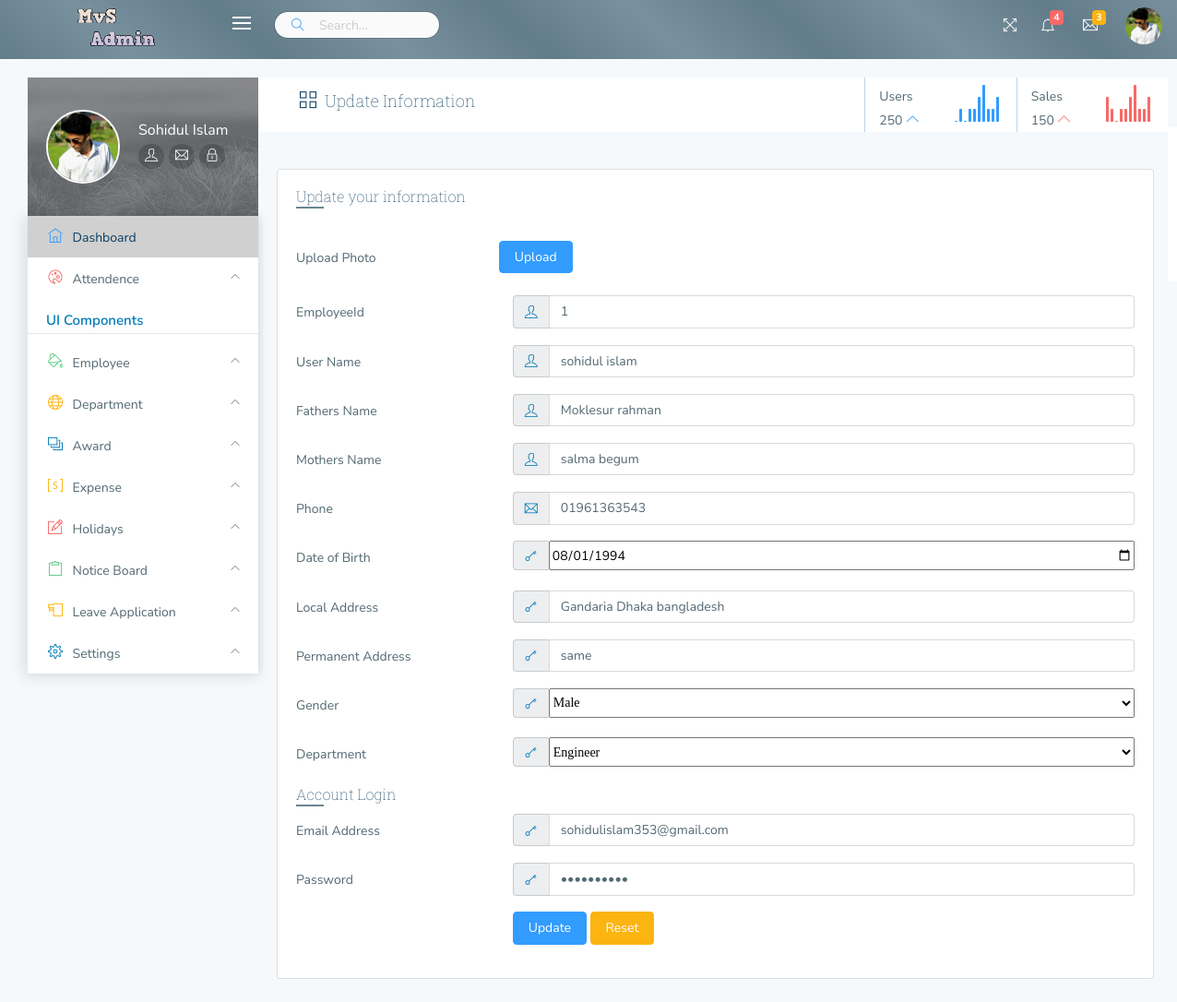
The page /edit.php?id=1 (signed in) on the database its author committed.
### tables this page shows
CREATE TABLE `employee` (
  `employeeid` int(11) NOT NULL,
  `username` varchar(100) NOT NULL,
  `fathersname` varchar(100) NOT NULL,
  `mothersname` varchar(100) NOT NULL,
  `phone` varchar(110) NOT NULL,
  `dob` date NOT NULL,
  `City` varchar(100) NOT NULL,
  `localaddress` varchar(100) NOT NULL,
  `permanentaddress` varchar(100) NOT NULL,
  `gender` varchar(100) NOT NULL,
  `department` varchar(111) NOT NULL,
  `email` varchar(100) NOT NULL,
  `password` varchar(100) NOT NULL,
  `active` int(3) NOT NULL DEFAULT '1',
  `image` varchar(255) NOT NULL,
  `gift` varchar(100) NOT NULL,
  `month` date NOT NULL,
  `facebook` varchar(100) NOT NULL,
  `accountholder` varchar(150) NOT NULL,
  `accountnumber` int(11) NOT NULL,
  `bankname` varchar(100) NOT NULL,
  `pannumber` int(11) NOT NULL,
  `ifsc` varchar(100) NOT NULL
);

### edit.php (the view, shortened to what this page needs)
<?php
include('common/db.php');
    $id=$_GET['id'];
    $query= "SELECT * FROM employee WHERE employeeid = $id";
    $result= mysqli_query($connect, $query);
    $row= mysqli_fetch_object($result);
?>
<!DOCTYPE html>
<html lang="en">
<head>
    <link type="text/css" rel="stylesheet" href="css/A.app.css%2bcustom.css%2bpages%2c%2c_light_sidebar.css%2cMcc.lp_uw3dA9e.css.pagespeed.cf.-QxG9heMNB.css"/>
</head>
<body>
<?php include('common/header.php'); ?>
<?php include('common/navbar.php'); ?>
<div class="right-aside view-port-height">
<div class="content-header container-fluid bg-white">
    <div class="row">
        <div class="col-sm-4">
            <h4><i class='ti-view-grid'> </i> Update Information </h4>
        </div>
        <div class="col-6 col-sm-4 offset-md-2 col-md-3 offset-xl-4 col-xl-2 header_left_xs_up pt-2">
            <div class="row">
                <div class="col-6">
                    <span>Users</span><br/>
                    <span>250 <i class="ti-angle-up text-primary"> </i></span>
                </div>
                <div class="col-6">
                    <div class="sparkline_users"></div>
                </div>
            </div>
        </div>
        <div class="col-6 col-sm-4 col-md-3 col-xl-2 header_left pt-2">
            <div class="row">
                <div class="col-6">
                    <span>Sales</span><br/>
                    <span>150 <i class="ti-angle-up text-danger"> </i></span>
                </div>
                <div class="col-6">
                    <div class="sparkline_sales"></div>
                </div>
            </div>
        </div>
    </div>
</div>
<div class="content">
<form action="update.php" method="post" >
        <div class="row">
            <div class="col-lg-12">
                <div class="card">
                    <div class="card-block">
                        <h5 class="heading">Update your information</h5>
                        <div class="m-t-35">
                        <div class="form-group row">
                                <label for="first_name3" class="col-form-label col-sm-3">
                                    Upload Photo
                                </label>
                                     <label class="btn-bs-file btn  btn-primary">
                                        Upload
                                      </label>
                            </div>
                            <div class="form-group row">
                                <label for="first_name3" class="col-form-label col-sm-3">
                                     EmployeeId
                                </label>
                                <div class="col-sm-9">
                                    <div class="input-group">
                                                <span class="input-group-addon">
                                                            <i class="ti-user text-info"></i>
                                                        </span>
                                        <input type="text" class="form-control " id="" name="employeeid"  value="<?php echo $row->employeeid;?>" >
                                    </div>
                                </div>
                            </div>
                            <div class="form-group row">
                                <label for="first_name3" class="col-form-label col-sm-3">
                                    User Name
                                </label>
                                <div class="col-sm-9">
                                    <div class="input-group">
                                                <span class="input-group-addon">
                                                            <i class="ti-user text-info"></i>
                                                        </span>
                                        <input type="text" class="form-control " id="first_name3" name="username" value="<?php echo $row->username;?>">
                                    </div>
                                </div>
                            </div>
                             <div class="form-group row">
                                <label for="first_name3" class="col-form-label col-sm-3">
                                    Fathers Name
                                </label>
                                <div class="col-sm-9">
                                    <div class="input-group">
                                                <span class="input-group-addon">
                                                            <i class="ti-user text-info"></i>
                                                        </span>
                                        <input type="text" class="form-control " id="first_name3" name="fathersname" value="<?php echo $row->fathersname;?>">
                                    </div>
                                </div>
                            </div>
                             <div class="form-group row">
                                <label for="first_name3" class="col-form-label col-sm-3">
                                    Mothers Name
                                </label>
                                <div class="col-sm-9">
                                    <div class="input-group">
                                                <span class="input-group-addon">
                                                            <i class="ti-user text-info"></i>
                                                        </span>
                                        <input type="text" class="form-control " id="first_name3" name="mothersname" value="<?php echo $row->mothersname;?>">
                                    </div>
                                </div>
                            </div>
                            <div class="form-group row">
                                <label for="email3" class="col-form-label col-sm-3">
                                    Phone
                                </label>
                                <div class="col-sm-9">
                                    <div class="input-group">
                                                <span class="input-group-addon">
                                                            <i class="ti-email text-info"></i>
                                                        </span>
                                        <input type="text" class="form-control " id="phone" name="phone" value="<?php echo $row->phone;?>">
                                    </div>
                                </div>
                            </div>
                             <div class="form-group row">
                                <label for="password3" class="col-form-label col-sm-3">
                                    Date of Birth
                                </label>
                                <div class="col-sm-9">
                                    <div class="input-group">
                                                <span class="input-group-addon">
                                                            <i class="ti-key text-info"></i>
                                                        </span>
                                        <input type="date" style= "width: 100%; "  id="dob" name="dob" value="<?php echo $row->dob;?>" >
                                    </div>
                                </div>
                            </div>
                            <div class="form-group row">
                                <label for="password3" class="col-form-label col-sm-3">
                                    Local Address
                                </label>
                                <div class="col-sm-9">
                                    <div class="input-group">
                                                <span class="input-group-addon">
                                                            <i class="ti-key text-info"></i>
                                                        </span>
                                        <input type="text" class="form-control " id="localaddress" name="localaddress" value="<?php echo $row->localaddress;?>">
                                    </div>
                                </div>
                            </div>
                            <div class="form-group row">
                                <label for="con_password3" class="col-form-label col-sm-3">
                                   Permanent Address
                                </label>
                                <div class="col-sm-9">
                                    <div class="input-group">
                                                <span class="input-group-addon">
                                                            <i class="ti-key text-info"></i>
                                                        </span>
                                        <input type="text" class="form-control " id="con_password3" name="permanentaddress" value="<?php echo $row->permanentaddress;?>">
                                    </div>
                                </div>
                            </div>
                            <div class="form-group row">
                                <label for="con_password3" class="col-form-label col-sm-3">
                                   Gender
                                </label>
                                <div class="col-sm-9">
                                    <div class="input-group">
                                                <span class="input-group-addon">
                                                            <i class="ti-key text-info"></i>
                                                        </span>
                                        <select name="gender" value="<?php echo $row->gender;?>" class="selectpicker"  style="width: 100%; font-family: cursive;">
                                            <option value="1">Male</option>
                                        </select>
                                    </div>
                                </div>
                            </div>
                            <div class="form-group row">
                                <label for="con_password3" class="col-form-label col-sm-3">
                                   Department
                                </label>
                                <div class="col-sm-9">
                                    <div class="input-group">
                                                <span class="input-group-addon">
                                                            <i class="ti-key text-info"></i>
                                                        </span>
                                        <select name="department" value="<?php echo $row->department;?>"  class="selectpicker"  style="width: 100%; font-family: cursive;">
                                            <option value="1">Engineer</option>
                                        </select>
                                    </div>
                                </div>
                            </div>
                    <h5 class="heading">Account Login</h5>
                            <div class="form-group row">
                                <label for="con_password3" class="col-form-label col-sm-3">
                                   Email Address
                                </label>
                                <div class="col-sm-9">
                                    <div class="input-group">
                                                <span class="input-group-addon">
                                                            <i class="ti-key text-info"></i>
                                                        </span>
                                        <input type="email" class="form-control " id="email" name="email" value="<?php echo $row->email;?>">
                                    </div>
                                </div>
                            </div>
                            <div class="form-group row">
                                <label for="con_password3" class="col-form-label col-sm-3">
                                  Password
                                </label>
                                <div class="col-sm-9">
                                    <div class="input-group">
                                                <span class="input-group-addon">
                                                            <i class="ti-key text-info"></i>
                                                        </span>
                                        <input type="password" class="form-control " id="password" name="password" value="<?php echo $row->password;?>">
                                    </div>
                                </div>
                            </div>
                            <div class="form-group row">
                                <div class="col-sm-9 offset-sm-3">
                                    <button class="btn btn-primary layout_btn_prevent" type="submit" value="submit"> Update</button>
                                    <button class="btn btn-warning layout_btn_prevent" value="reset">Reset</button>
                                </div>
                            </div>
                        </div>
                    </div>
                </div>
            </div>
       </div>
</div>
</div>
<footer>
    <div class="bg-white container-fluid">
        <div class="row">
            <div class="col-lg-12 text-center">
            </div>
        </div>
    </div>
</footer>
</body>
</html>

### edit.php (style rules this page uses)
.btn-bs-file { position:relative; }

### rows shown on the page
employee: employeeid "1", username "sohidul islam", fathersname "Moklesur rahman", mothersname "salma begum", phone "01961363543", dob "08/01/1994", localaddress "Gandaria Dhaka bangladesh", permanentaddress "same", gender "Male", department "Engineer", email "sohidulislam353@gmail.com"

### other values the page prints
$_SESSION['username'] "Sohidul Islam"
